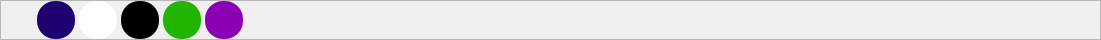
        <widget class="QFrame" name="frame_superior">
         <property name="minimumSize">
          <size>
           <width>0</width>
           <height>40</height>
          </size>
         </property>
         <property name="maximumSize">
          <size>
           <width>16777215</width>
           <height>40</height>
          </size>
         </property>
         <property name="styleSheet">
          <string notr="true">QPushButton{
border-radius:18px;
}

QPushButton:hover{
	background-color: rgb(0, 0, 0);
}
</string>
         </property>
         <property name="frameShape">
          <enum>QFrame::StyledPanel</enum>
         </property>
         <property name="frameShadow">
          <enum>QFrame::Raised</enum>
         </property>
         <layout class="QHBoxLayout" name="horizontalLayout_3">
          <property name="spacing">
           <number>4</number>
          </property>
          <property name="leftMargin">
           <number>0</number>
          </property>
          <property name="topMargin">
           <number>0</number>
          </property>
          <property name="rightMargin">
           <number>0</number>
          </property>
          <property name="bottomMargin">
           <number>0</number>
          </property>
          <item>
           <widget class="QPushButton" name="btn_icon">
            <property name="text">
             <string/>
            </property>
            <property name="iconSize">
             <size>
              <width>40</width>
              <height>40</height>
             </size>
            </property>
           </widget>
          </item>
          <item>
           <widget class="QPushButton" name="btn_theme0">
            <property name="minimumSize">
             <size>
              <width>38</width>
              <height>38</height>
             </size>
            </property>
            <property name="cursor">
             <cursorShape>PointingHandCursor</cursorShape>
            </property>
            <property name="styleSheet">
             <string notr="true">background-color:#1E0070;</string>
            </property>
            <property name="text">
             <string/>
            </property>
           </widget>
          </item>
          <item>
           <widget class="QPushButton" name="btn_theme1">
            <property name="minimumSize">
             <size>
              <width>38</width>
              <height>38</height>
             </size>
            </property>
            <property name="cursor">
             <cursorShape>PointingHandCursor</cursorShape>
            </property>
            <property name="styleSheet">
             <string notr="true">background-color: rgb(255, 255, 255);</string>
            </property>
            <property name="text">
             <string/>
            </property>
           </widget>
          </item>
          <item>
           <widget class="QPushButton" name="btn_theme2">
            <property name="minimumSize">
             <size>
              <width>38</width>
              <height>38</height>
             </size>
            </property>
            <property name="cursor">
             <cursorShape>PointingHandCursor</cursorShape>
            </property>
            <property name="styleSheet">
             <string notr="true">background-color: rgb(0, 0, 0);</string>
            </property>
            <property name="text">
             <string/>
            </property>
           </widget>
          </item>
          <item>
           <widget class="QPushButton" name="btn_theme3">
            <property name="minimumSize">
             <size>
              <width>38</width>
              <height>38</height>
             </size>
            </property>
            <property name="cursor">
             <cursorShape>PointingHandCursor</cursorShape>
            </property>
            <property name="styleSheet">
             <string notr="true">background-color: rgb(33, 181, 0);</string>
            </property>
            <property name="text">
             <string/>
            </property>
           </widget>
          </item>
          <item>
           <widget class="QPushButton" name="btn_theme4">
            <property name="minimumSize">
             <size>
              <width>38</width>
              <height>38</height>
             </size>
            </property>
            <property name="cursor">
             <cursorShape>PointingHandCursor</cursorShape>
            </property>
            <property name="styleSheet">
             <string notr="true">background-color: rgb(140, 0, 179);</string>
            </property>
            <property name="text">
             <string/>
            </property>
           </widget>
          </item>
          <item>
           <widget class="QLabel" name="label_id_session">
            <property name="minimumSize">
             <size>
              <width>200</width>
              <height>1</height>
             </size>
            </property>
            <property name="styleSheet">
             <string notr="true">color: rgb(0, 0, 0);
font: 20pt &quot;MS Shell Dlg 2&quot;;</string>
            </property>
            <property name="text">
             <string/>
            </property>
           </widget>
          </item>
          <item>
           <spacer name="horizontalSpacer_2">
            <property name="orientation">
             <enum>Qt::Horizontal</enum>
            </property>
            <property name="sizeHint" stdset="0">
             <size>
              <width>443</width>
              <height>20</height>
             </size>
            </property>
           </spacer>
          </item>
          <item>
           <widget class="QPushButton" name="bt_exit_session">
            <property name="minimumSize">
             <size>
              <width>38</width>
              <height>38</height>
             </size>
            </property>
            <property name="maximumSize">
             <size>
              <width>38</width>
              <height>38</height>
             </size>
            </property>
            <property name="cursor">
             <cursorShape>PointingHandCursor</cursorShape>
            </property>
            <property name="text">
             <string/>
            </property>
            <property name="icon">
             <iconset>
              <normaloff>../../../../../../../.designer/backup/image/x.svg</normaloff>../../../../../../../.designer/backup/image/x.svg</iconset>
            </property>
            <property name="iconSize">
             <size>
              <width>38</width>
              <height>38</height>
             </size>
            </property>
           </widget>
          </item>
          <item>
           <widget class="QPushButton" name="bt_minimizar">
            <property name="minimumSize">
             <size>
              <width>38</width>
              <height>38</height>
             </size>
            </property>
            <property name="maximumSize">
             <size>
              <width>38</width>
              <height>38</height>
             </size>
            </property>
            <property name="cursor">
             <cursorShape>PointingHandCursor</cursorShape>
            </property>
            <property name="text">
             <string/>
            </property>
            <property name="icon">
             <iconset>
              <normaloff>image/minus.svg</normaloff>image/minus.svg</iconset>
            </property>
            <property name="iconSize">
             <size>
              <width>38</width>
              <height>38</height>
             </size>
            </property>
           </widget>
          </item>
          <item>
           <widget class="QPushButton" name="bt_maximizar">
            <property name="minimumSize">
             <size>
              <width>38</width>
              <height>38</height>
             </size>
            </property>
            <property name="maximumSize">
             <size>
              <width>38</width>
              <height>38</height>
             </size>
            </property>
            <property name="cursor">
             <cursorShape>PointingHandCursor</cursorShape>
            </property>
            <property name="text">
             <string/>
            </property>
            <property name="icon">
             <iconset>
              <normaloff>image/chevron-up.svg</normaloff>image/chevron-up.svg</iconset>
            </property>
            <property name="iconSize">
             <size>
              <width>38</width>
              <height>38</height>
             </size>
            </property>
           </widget>
          </item>
          <item>
           <widget class="QPushButton" name="bt_restaurar">
            <property name="minimumSize">
             <size>
              <width>38</width>
              <height>38</height>
             </size>
            </property>
            <property name="maximumSize">
             <size>
              <width>38</width>
              <height>38</height>
             </size>
            </property>
            <property name="cursor">
             <cursorShape>PointingHandCursor</cursorShape>
            </property>
            <property name="text">
             <string/>
            </property>
            <property name="icon">
             <iconset>
              <normaloff>image/chevron-down.svg</normaloff>image/chevron-down.svg</iconset>
            </property>
            <property name="iconSize">
             <size>
              <width>38</width>
              <height>38</height>
             </size>
            </property>
           </widget>
          </item>
          <item>
           <widget class="QPushButton" name="bt_cerrar">
            <property name="minimumSize">
             <size>
              <width>38</width>
              <height>38</height>
             </size>
            </property>
            <property name="maximumSize">
             <size>
              <width>38</width>
              <height>38</height>
             </size>
            </property>
            <property name="cursor">
             <cursorShape>PointingHandCursor</cursorShape>
            </property>
            <property name="text">
             <string/>
            </property>
            <property name="icon">
             <iconset>
              <normaloff>image/x.svg</normaloff>image/x.svg</iconset>
            </property>
            <property name="iconSize">
             <size>
              <width>38</width>
              <height>38</height>
             </size>
            </property>
           </widget>
          </item>
         </layout>
        </widget>
